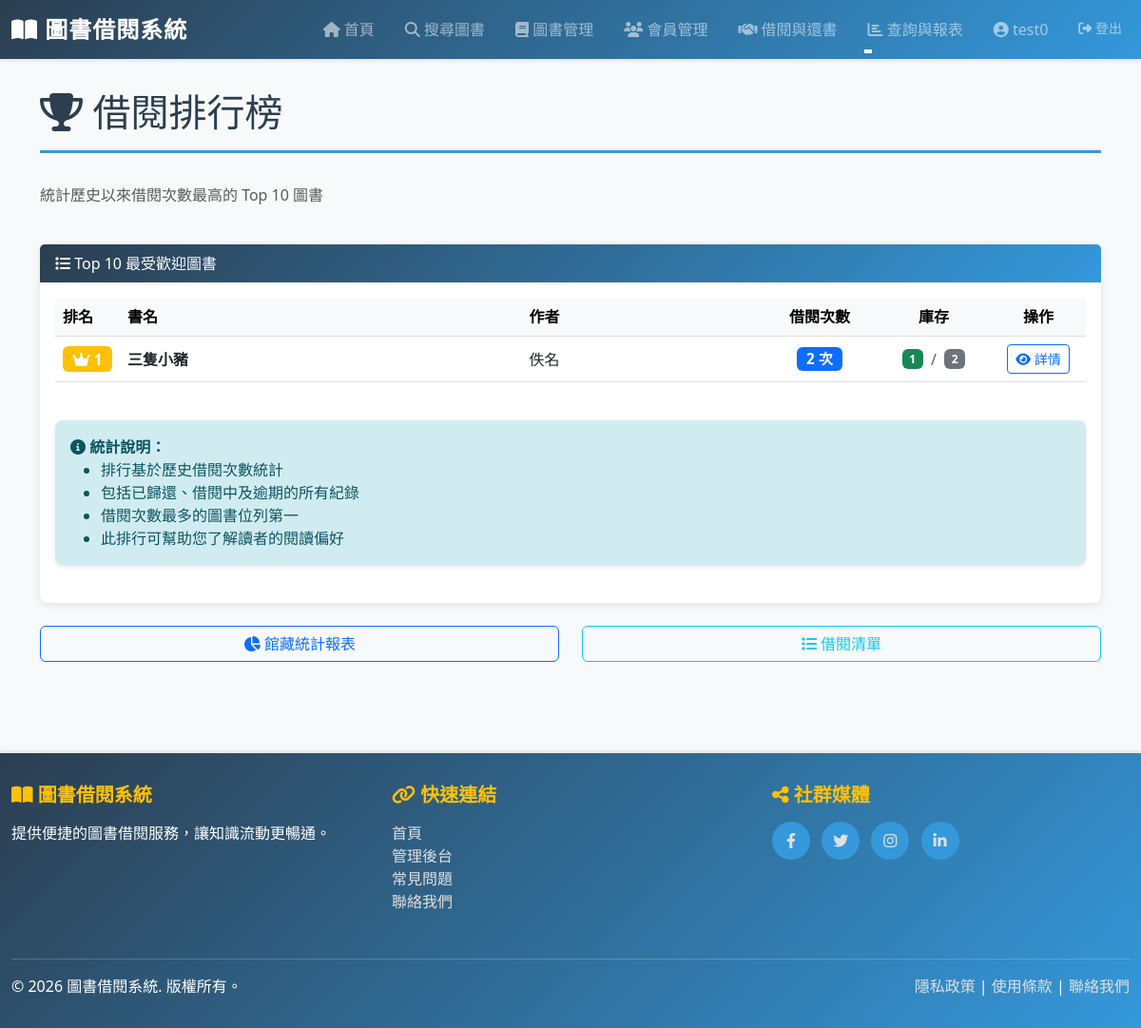
/reports/ranking/ (signed in), run on the app's committed database.
### library/models.py (models this page shows, shortened)
class Book(models.Model):
    STATUS_CHOICES = [
        ('available', '上架'),
        ('unavailable', '下架'),
    ]
    title = models.CharField(
        max_length=200,
        verbose_name='書名',
        help_text='圖書標題'
    )
    author = models.CharField(
        max_length=100,
        verbose_name='作者',
        help_text='圖書作者名稱'
    )
    isbn = models.CharField(
        max_length=20,
        unique=True,
        verbose_name='ISBN',
        help_text='國際標準書號'
    )
    publisher = models.CharField(
        max_length=100,
        verbose_name='出版商',
        help_text='圖書出版社'
    )
    category = models.CharField(
        max_length=50,
        verbose_name='分類',
        help_text='圖書分類（如：文學、歷史、科技等）'
    )
    created_date = models.DateTimeField(
        auto_now_add=True,
        verbose_name='建檔日期',
        help_text='圖書建檔時間'
    )
    total_quantity = models.IntegerField(
        default=1,
        verbose_name='總數量',
        help_text='圖書館購入該書的總冊數'
    )
    available_quantity = models.IntegerField(
        default=1,
        verbose_name='庫存數量',
        help_text='該書目前可借用的冊數'
    )
    status = models.CharField(
        max_length=20,
        choices=STATUS_CHOICES,
        default='available',
        verbose_name='狀態',
        help_text='圖書當前狀態（上架/下架）'
    )
    class Meta:
        verbose_name = '圖書'
        verbose_name_plural = '圖書'
        ordering = ['-created_date']
        indexes = [
            models.Index(fields=['isbn']),
            models.Index(fields=['category']),
        ]

### library/views.py (the view)
    @login_required
    def wrapper(request, *args, **kwargs):
        if not request.user.is_staff:
            messages.error(request, '您沒有權限訪問此頁面。只有管理者可以存取。')
            return redirect('library:home')
        return view_func(request, *args, **kwargs)

### library/views.py (called while the page is built)
def staff_required(view_func):
    @login_required
    def wrapper(request, *args, **kwargs):
        if not request.user.is_staff:
            messages.error(request, '您沒有權限訪問此頁面。只有管理者可以存取。')
            return redirect('library:home')
        return view_func(request, *args, **kwargs)
    return wrapper

@staff_required
@require_http_methods(["GET"])
def borrow_ranking(request):
    top_borrowed = Book.objects.annotate(
        borrow_count=Count('borrow_records')
    ).order_by('-borrow_count')[:10]
    context = {
        'top_borrowed': top_borrowed,
    }
    return render(request, 'reports/borrow_ranking.html', context)

### library/templates/reports/borrow_ranking.html (shortened to what this page needs)
{% extends "base.html" %}
{% block content %}
<div class="row mb-4">
    <div class="col-12">
        <h1 class="page-title">
            <i class="fas fa-trophy"></i> 借閱排行榜
        </h1>
        <p class="text-muted">統計歷史以來借閱次數最高的 Top 10 圖書</p>
    </div>
</div>
<div class="card">
    <div class="card-header">
        <i class="fas fa-list"></i> Top 10 最受歡迎圖書
    </div>
    <div class="card-body">
        {% if top_borrowed %}
        <div class="table-responsive">
            <table class="table table-hover align-middle">
                <thead class="table-light">
                    <tr>
                        <th style="width: 50px;">排名</th>
                        <th>書名</th>
                        <th>作者</th>
                        <th class="text-center" style="width: 120px;">借閱次數</th>
                        <th class="text-center" style="width: 120px;">庫存</th>
                        <th class="text-center" style="width: 100px;">操作</th>
                    </tr>
                </thead>
                <tbody>
                    {% for book in top_borrowed %}
                    <tr>
                        <td>
                            {% if forloop.counter == 1 %}
                                <span class="badge bg-warning" style="font-size: 1rem;">
                                    <i class="fas fa-crown"></i> {{ forloop.counter }}
                                </span>
                            {% elif forloop.counter == 2 %}
                                <span class="badge bg-secondary" style="font-size: 1rem;">
                                    <i class="fas fa-medal"></i> {{ forloop.counter }}
                                </span>
                            {% elif forloop.counter == 3 %}
                                <span class="badge" style="background-color: #cd7f32; font-size: 1rem;">
                                    <i class="fas fa-medal"></i> {{ forloop.counter }}
                                </span>
                            {% else %}
                                <span class="badge bg-info">{{ forloop.counter }}</span>
                            {% endif %}
                        </td>
                        <td>
                            <strong>{{ book.title }}</strong>
                        </td>
                        <td>{{ book.author }}</td>
                        <td class="text-center">
                            <span class="badge bg-primary" style="font-size: 0.95rem;">
                                {{ book.borrow_count }} 次
                            </span>
                        </td>
                        <td class="text-center">
                            <div class="d-flex align-items-center justify-content-center gap-2">
                                <span class="badge bg-success">{{ book.available_quantity }}</span>
                                <span class="text-muted">/</span>
                                <span class="badge bg-secondary">{{ book.total_quantity }}</span>
                            </div>
                        </td>
                        <td class="text-center">
                            <a href="{% url 'library:book_detail' book.pk %}" class="btn btn-sm btn-outline-primary">
                                <i class="fas fa-eye"></i> 詳情
                            </a>
                        </td>
                    </tr>
                    {% endfor %}
                </tbody>
            </table>
        </div>
        <div class="alert alert-info mt-4">
            <i class="fas fa-info-circle"></i>
            <strong>統計說明：</strong>
            <ul class="mb-0">
                <li>排行基於歷史借閱次數統計</li>
                <li>包括已歸還、借閱中及逾期的所有紀錄</li>
                <li>借閱次數最多的圖書位列第一</li>
                <li>此排行可幫助您了解讀者的閱讀偏好</li>
            </ul>
        </div>
        {% else %}
        <div class="text-center py-5">
            <i class="fas fa-chart-line fa-3x mb-3 text-muted"></i>
            <h5 class="text-muted">暫無借閱記錄</h5>
            <p class="text-muted">隨著系統使用，借閱排行榜將自動生成</p>
        </div>
        {% endif %}
    </div>
</div>
<div class="row mt-4">
    <div class="col-md-6 mb-3">
        <a href="{% url 'library:inventory_dashboard' %}" class="btn btn-outline-primary w-100">
            <i class="fas fa-chart-pie"></i> 館藏統計報表
        </a>
    </div>
    <div class="col-md-6 mb-3">
        <a href="{% url 'library:borrow_report' %}" class="btn btn-outline-info w-100">
            <i class="fas fa-list"></i> 借閱清單
        </a>
    </div>
</div>
{% endblock %}

### library/templates/base.html (shortened to what this page needs)
<!DOCTYPE html>
<html lang="zh-TW">
<head>
    <link href="https://cdn.jsdelivr.net/npm/bootstrap@5.3.0/dist/css/bootstrap.min.css" rel="stylesheet">
    <link href="https://cdnjs.cloudflare.com/ajax/libs/font-awesome/6.4.0/css/all.min.css" rel="stylesheet">
</head>
<body>
    <nav class="navbar navbar-expand-lg navbar-dark sticky-top">
        <div class="container-fluid">
            <a class="navbar-brand" href="{% url 'library:home' %}">
                <i class="fas fa-book-open"></i> 圖書借閱系統
            </a>
            <div class="collapse navbar-collapse" id="navbarNav">
                <ul class="navbar-nav ms-auto">
                    <li class="nav-item">
                        <a class="nav-link" href="{% url 'library:home' %}">
                            <i class="fas fa-home"></i> 首頁
                        </a>
                    </li>
                    <li class="nav-item">
                        <a class="nav-link" href="{% url 'library:search_book' %}">
                            <i class="fas fa-search"></i> 搜尋圖書
                        </a>
                    </li>
                    {% if request.user.is_staff %}
                    <li class="nav-item">
                        <a class="nav-link" href="{% url 'library:book_list' %}">
                            <i class="fas fa-book"></i> 圖書管理
                        </a>
                    </li>
                    <li class="nav-item">
                        <a class="nav-link" href="{% url 'library:member_list' %}">
                            <i class="fas fa-users"></i> 會員管理
                        </a>
                    </li>
                    <li class="nav-item">
                        <a class="nav-link" href="{% url 'library:borrow_create' %}">
                            <i class="fas fa-handshake"></i> 借閱與還書
                        </a>
                    </li>
                    <li class="nav-item dropdown">
                        <a class="nav-link dropdown-toggle" href="#" id="reportsDropdown" role="button" data-bs-toggle="dropdown" aria-expanded="false">
                            <i class="fas fa-chart-bar"></i> 查詢與報表
                        </a>
                    </li>
                    {% endif %}
                    <li class="nav-item">
                        {% if request.user.is_authenticated %}
                            <span class="nav-link me-2">
                                <i class="fas fa-user-circle"></i> {{ request.user.get_full_name|default:request.user.username }}
                            </span>
                        {% endif %}
                    </li>
                    <li class="nav-item">
                        {% if request.user.is_authenticated %}
                            <a class="nav-link btn btn-outline-light btn-sm ms-2" href="{% url 'logout' %}">
                                <i class="fas fa-sign-out-alt"></i> 登出
                            </a>
                        {% endif %}
                    </li>
                </ul>
            </div>
        </div>
    </nav>
    <main class="main-container">
        <div class="container">
            {% block content %}{% endblock %}
        </div>
    </main>
    <footer>
        <div class="container-fluid">
            <div class="row mb-4">
                <div class="col-md-4 mb-3 mb-md-0">
                    <h5><i class="fas fa-book-open"></i> 圖書借閱系統</h5>
                    <p>提供便捷的圖書借閱服務，讓知識流動更暢通。</p>
                </div>
                <div class="col-md-4 mb-3 mb-md-0">
                    <h5><i class="fas fa-link"></i> 快速連結</h5>
                    <ul class="list-unstyled">
                        <li><a href="/">首頁</a></li>
                        <li><a href="/admin">管理後台</a></li>
                        <li><a href="#">常見問題</a></li>
                        <li><a href="#">聯絡我們</a></li>
                    </ul>
                </div>
                <div class="col-md-4">
                    <h5><i class="fas fa-share-alt"></i> 社群媒體</h5>
                    <div class="social-links">
                        <a href="#" title="Facebook"><i class="fab fa-facebook-f"></i></a>
                        <a href="#" title="Twitter"><i class="fab fa-twitter"></i></a>
                        <a href="#" title="Instagram"><i class="fab fa-instagram"></i></a>
                        <a href="#" title="LinkedIn"><i class="fab fa-linkedin-in"></i></a>
                    </div>
                </div>
            </div>
            <div class="footer-divider">
                <div class="row">
                    <div class="col-md-6">
                        <p class="mb-0">&copy; 2026 圖書借閱系統. 版權所有。</p>
                    </div>
                    <div class="col-md-6 text-md-end">
                        <p class="mb-0">
                            <a href="#">隱私政策</a> |
                            <a href="#">使用條款</a> |
                            <a href="#">聯絡我們</a>
                        </p>
                    </div>
                </div>
            </div>
        </div>
    </footer>
</body>
</html>

### library/templates/base.html (style rules this page uses)
:root { --primary-color: #2c3e50; --secondary-color: #3498db; --accent-color: #e74c3c; }
html { height: 100%; }
body { min-height: 100vh; display: flex; flex-direction: column; background-color: #f8f9fa; }
main { flex: 1; }
.navbar { background: linear-gradient(135deg, var(--primary-color) 0%, var(--secondary-color) 100%); box-shadow: 0 2px 4px rgba(0, 0, 0, 0.1); }
.navbar-brand { font-weight: bold; font-size: 1.5rem; text-transform: uppercase; letter-spacing: 1px; }
.nav-link { margin-left: 1rem; font-weight: 500; position: relative; transition: all 0.3s ease; }
.nav-link::after { content: ''; position: absolute; width: 0; height: 2px; bottom: -5px; left: 0; background-color: #fff; transition: width 0.3s ease; }
.main-container { padding: 2rem 0; min-height: calc(100vh - 200px); }
.page-title { margin-bottom: 2rem; color: var(--primary-color); border-bottom: 3px solid var(--secondary-color); padding-bottom: 1rem; }
.alert { border-radius: 0.5rem; border: none; box-shadow: 0 2px 4px rgba(0, 0, 0, 0.1); margin-bottom: 1.5rem; }
.alert-info { background-color: #d1ecf1; color: #0c5460; }
footer { flex-shrink: 0; background: linear-gradient(135deg, var(--primary-color) 0%, var(--secondary-color) 100%); color: white; padding: 2rem 0; margin-top: 3rem; box-shadow: 0 -2px 4px rgba(0, 0, 0, 0.1); }
footer h5 { font-weight: bold; margin-bottom: 1rem; color: #ffc107; }
footer a { color: #e0e0e0; text-decoration: none; transition: color 0.3s ease; }
.footer-divider { border-top: 1px solid rgba(255, 255, 255, 0.2); margin-top: 2rem; padding-top: 1rem; }
.social-links a { display: inline-block; width: 40px; height: 40px; background-color: var(--secondary-color); border-radius: 50%; text-align: center; line-height: 40px; margin-right: 0.5rem; transition: background-color 0.3s ease; }
.card { border: none; border-radius: 0.5rem; box-shadow: 0 2px 8px rgba(0, 0, 0, 0.1); transition: transform 0.3s ease, box-shadow 0.3s ease; }
.card-header { background: linear-gradient(135deg, var(--primary-color) 0%, var(--secondary-color) 100%); color: white; border: none; border-radius: 0.5rem 0.5rem 0 0; }
.btn-sm { font-size: 0.875rem; }

### data on the page
Book: title "三隻小豬", author "佚名", borrow_count "2", available_quantity "1", total_quantity "2"

### other printed values
{{ request.user.get_full_name|default:request.user.username }} "test0"
